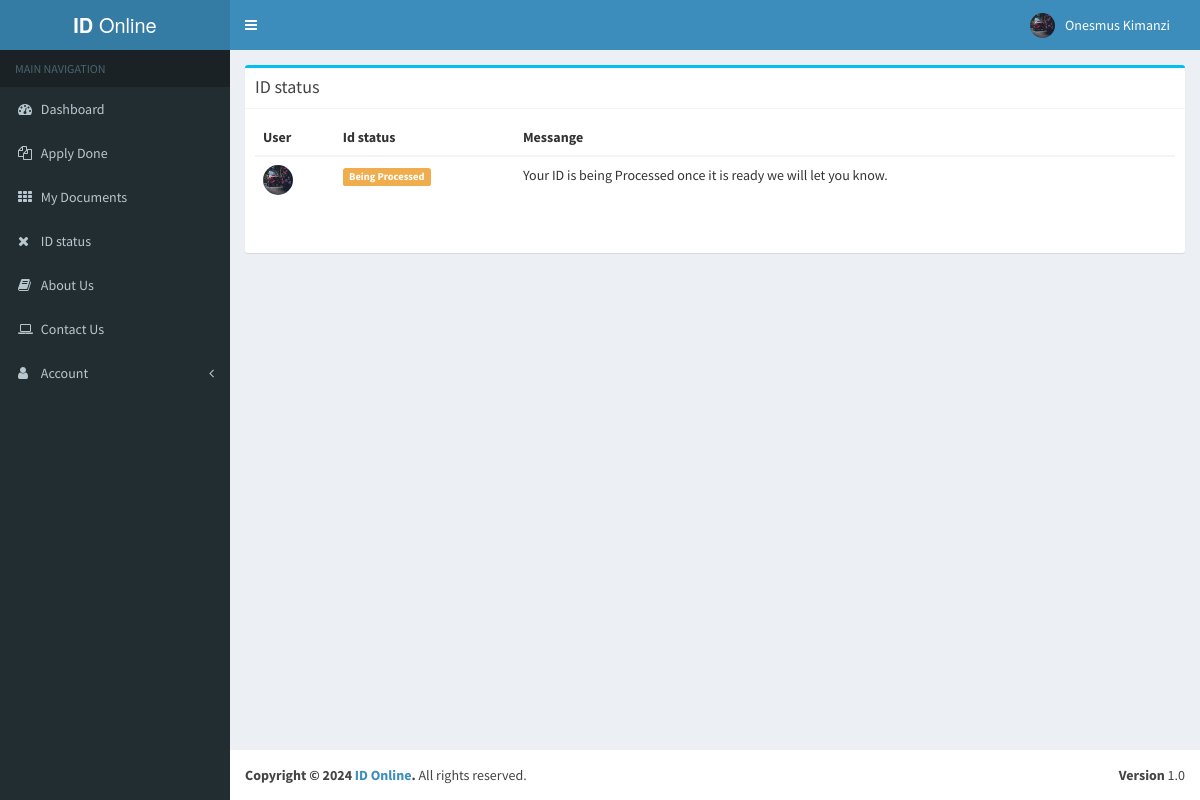
The page /id_status (signed in) on the database as committed earlier.
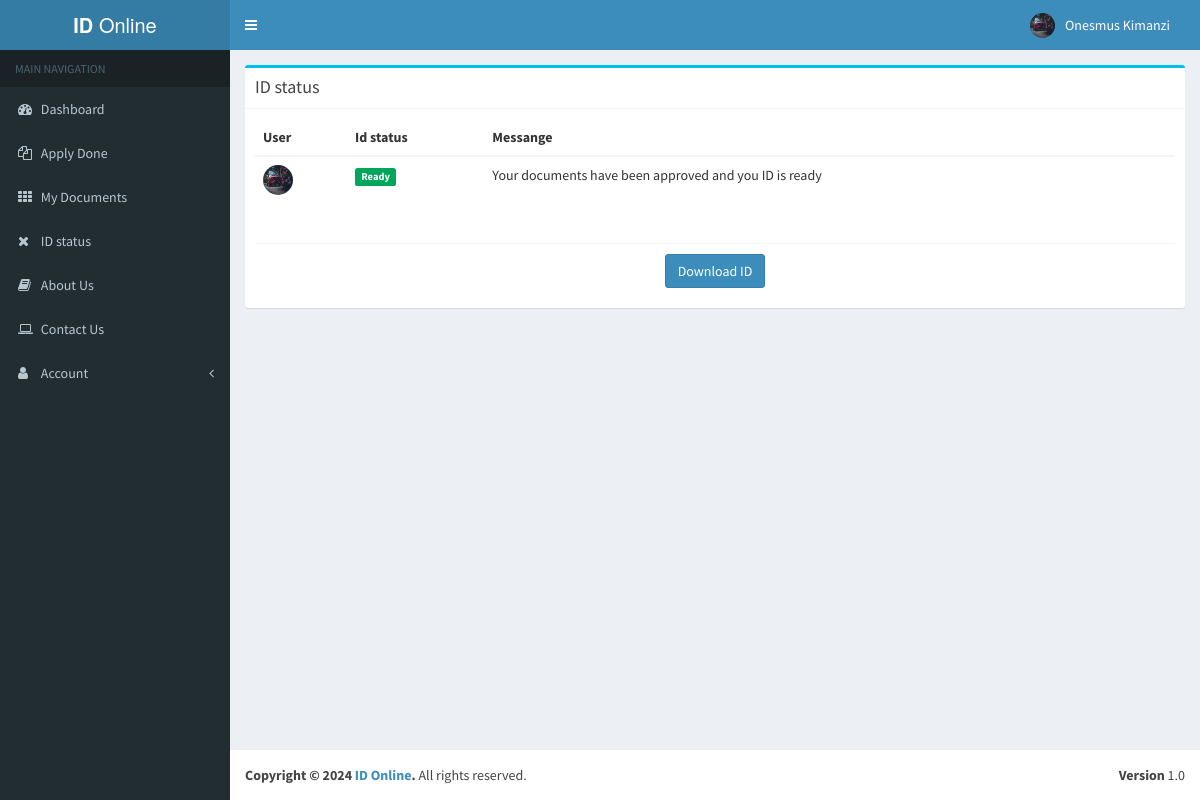
The same page on the database as committed later.
### app/views.py (the view)
# urls.py: path('id_status', views.IdStatus, name='id_status'),
def IdStatus(request):
    client = request.user.client
    my_docs = ConfirmationDocument.objects.filter(client=client)
    photo_info = Photo.objects.filter(client=client).first()
    context = {'my_docs':my_docs, 'photo_info':photo_info}
    return render(request, 'app/IdStatus.html', context)

### app/templates/app/IdStatus.html (shortened to what this page needs)
{% extends 'main.html' %}
{% load static %}
{% block content %}
<div class="content-wrapper">
    <section class="content">
        <div class="row">
            <div class="col-md-12">
                <div class="box box-info">
                    <div class="box-header with-border">
                        <h3 class="box-title">ID status</h3>
                    </div>
                    <div class="box-body">
                        <div class="table-responsive">
                            {% if my_docs and photo_info %}
                            <table class="table no-margin">
                                <thead>
                                    <tr>
                                        <th>User</th>
                                        <th>Id status</th>
                                        <th>Messange</th>
                                    </tr>
                                </thead>
                                <tbody>
                                    <tr>
                                        <td><img style="width: 30px; height: 30px;border-radius: 50%;"
                                                src="{{my_docs.first.client.profile_picture.url}}" alt=""></td>
                                        {% if my_docs.first.status == 'approved' and photo_info.status == 'approved' %}
                                        <td><span class="label label-success">Ready</span></td>
                                        {% elif my_docs.first.status == 'pending' or photo_info.status == 'pending' %}
                                        <td><span class="label label-warning">Being Processed</span></td>
                                        {% else %}
                                        <td><span class="label label-danger">Not available</span></td>
                                        {% endif %}
                                        {% if my_docs.first.status == 'approved' and photo_info.status == 'approved' %}
                                        <td>
                                            <div class="sparkbar" data-color="#00a65a" data-height="20">
                                                Your documents have been approved and you ID is ready
                                            </div>
                                        </td>
                                        {% elif my_docs.first.status == 'pending' or photo_info.status == 'pending' %}
                                        <td>
                                            <div class="sparkbar" data-color="#00a65a" data-height="20">
                                                Your ID is being Processed once it is ready we will let you know.
                                            </div>
                                        </td>
                                        {% endif %}
                                    </tr>
                                </tbody>
                            </table>
                            <br><br>
                            {% if my_docs.first.status == 'approved' and photo_info.status == 'approved' %}
                            <div style="text-align: center;" class="box-footer">
                                <a href="{% url 'pay_url' %}">
                                    <button class="btn btn-primary">
                                        <form action="">Download ID</form>
                                    </button>
                                </a>
                            </div>
                            {% endif %}
                            {% else %}
                            <p style="color: red;text-align: center;">Nothing to show</p>
                            {% endif %}
                        </div>
                    </div>
                </div>
            </div>
        </div>
    </section>
</div>
{% endblock content %}

Rows that differ between the two databases and show on the page:
changed ConfirmationDocument: status "pending" → "approved" (drawn)
Other text that changed with them:
text no longer shown: "Being Processed Your ID is being Processed once it is ready we will let you know."
text now shown: "Ready Your documents have been approved and you ID is ready Download ID"
